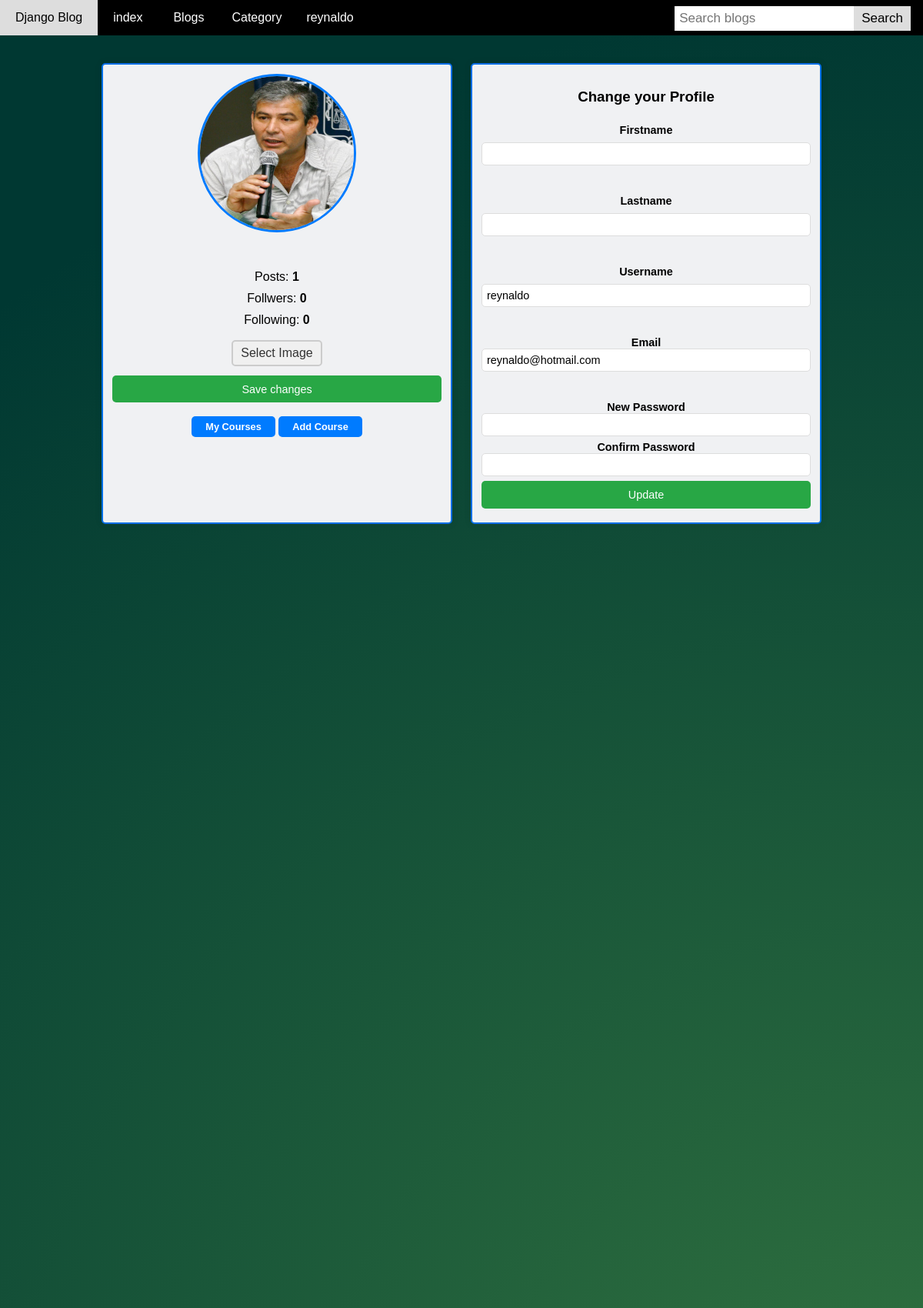
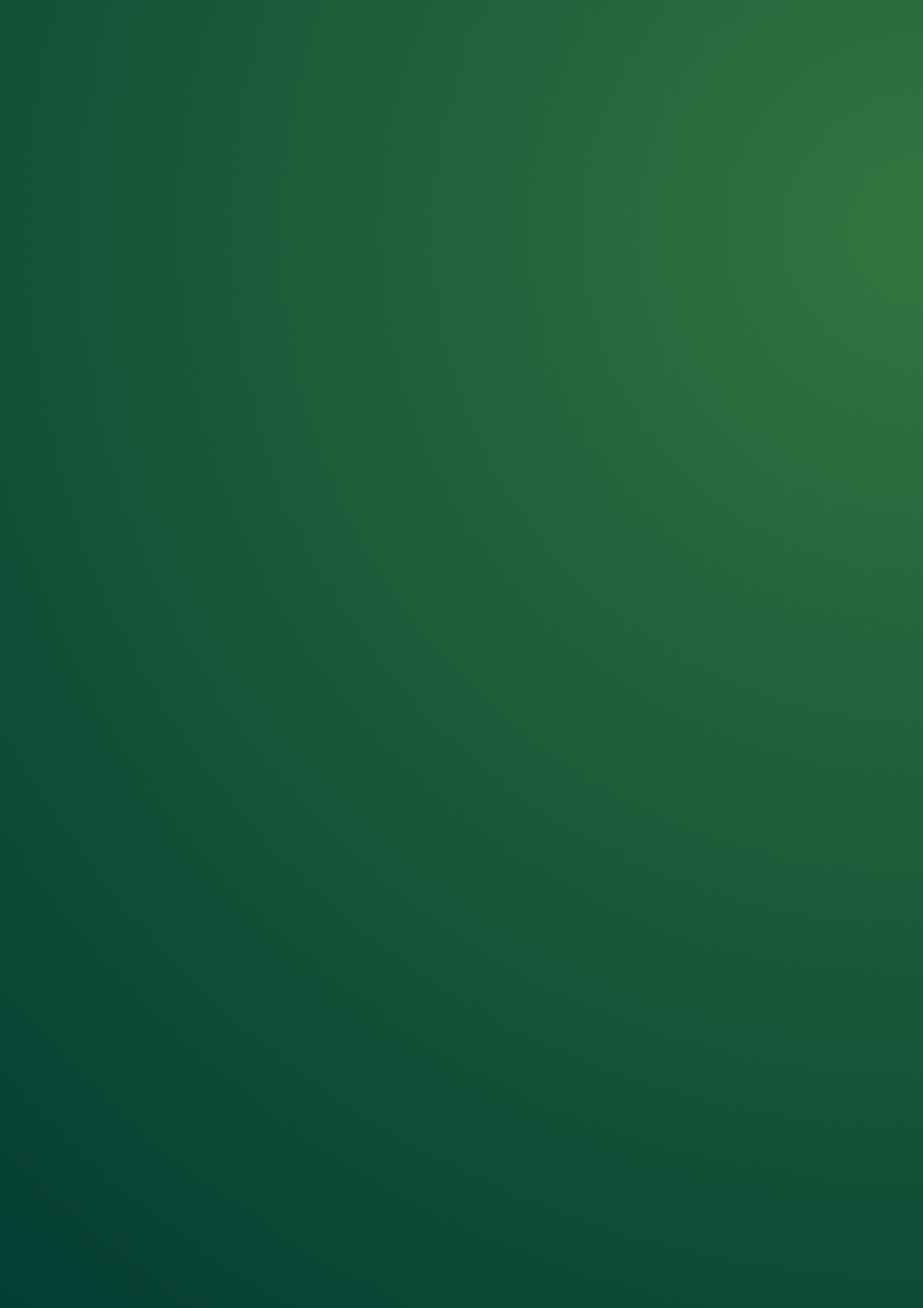
The page /profile/ (signed in, upper part) on the database its author committed (2 pictures, top to bottom).
### user_profile/models.py (models this page shows, shortened)
class User(AbstractUser):
    email = models.EmailField(
        max_length=150,
        unique=True,
        error_messages={
            "unique": "The email must be unique"
        }
    )
    profile_image = models.ImageField(
        null=True,
        blank=True,
        upload_to="profile_images"
    )
    followers = models.ManyToManyField("Follow")
    REQUIRED_FIELDS = ["email"]
    objects = CustomUserManager()
    def get_profile_picture(self):
        url = ""
        try:
            url = self.profile_image.url
        except:
            url = ""
        return url

### user_profile/views.py (the view, shortened to what this page needs)
# urls.py: path('profile/', profile, name='profile'),
@login_required(login_url='login')
def profile(request):
    account = get_object_or_404(User, pk=request.user.pk)
    form = UserProfileUpdateForm(instance=account)
    context = {
        "account": account,
        "form": form
    }
    return render(request, 'profile.html', context)

### user_profile/forms.py (shortened to what this page needs)
class UserProfileUpdateForm(forms.ModelForm):
    class Meta:
        model = User
        fields = ("first_name", "last_name", "username", "email", )

### blog/context_processors.py (called while the page is built)
def get_all_categories(request):
    categories = Category.objects.all()
    context = {
        "categories": categories
    }
    return context

### templates/profile.html (shortened to what this page needs)
{% extends 'base.html' %}
{% load static %}
{% block content %}
                <section class="container-profile">
                    <div class="profile">
                        <img src="{{request.user.get_profile_picture}}" alt="">
                        <ul >
                            <li >
                                Posts: <strong>{{account.user_blogs.count}}</strong>
                            </li>
                            <li >
                                Follwers: <strong>{{account.followers.all.count}}</strong>
                            </li>
                            <li >
                                Following: <strong>{{account.user_follows.all.count}}</strong>
                            </li>
                        </ul>
                        <form method="POST" action="{% url 'change_profile_picture' %}" enctype="multipart/form-data">
                            <div class="file-upload">
                                <label for="file-input" class="custom-file-upload">
                                   Select Image
                                </label>
                              </div>
                            <div class="form-group">
                                <button type="submit">Save changes</button>
                            </div>
                        </form>
                        <button class="responsive-button" onclick="window.location.href='{% url 'my_blogs' %}'">
                            My Courses
                        </button>
                        <button class="responsive-button"  onclick="window.location.href='{% url 'add_blog' %}'">
                            Add Course
                        </button>
                    </div>
                    <div class="profile">
                        <div class="form-group">
                            <h3>Change your Profile</h2>
                        </div>
                        <form  action="{% url 'profile' %}" method="POST">
                            <div class="form-group">
                                <label for="firstname">Firstname</label>
                                <input  name="first_name"  value="{{account.first_name}}" type="text">
                            </div>
                            <div class="form-group">
                                <label for="lastname">Lastname</label>
                                <input name="last_name"  value="{{account.last_name}}" type="text">
                            </div>
                            <div class="form-group">
                                <label for="username">Username</label>
                                <input name="username"  value="{{account.username}}" type="text">
                            </div>
                            <div class="form-group">
                                <label for="email">Email</label>
                                <input name="email"  value="{{account.email}}" type="email">
                            </div>
                            <div class="form-group">
                                <label for="new_password">New Password</label>
                                <input name="new_password"  value="" type="password">
                            </div>
                            <div class="form-group">
                                <label for="confirm_password">Confirm Password</label>
                                <input name="confirm_password"  value="" type="password">
                            </div>
                            <div class="form-group">
                                <button type="submit">Update</button>
                            </div>
                        </form>
{% endblock content %}

### templates/header.html (shortened to what this page needs)
 <header class="navbar">
    <a href="{% url 'index' %}">Django Blog</a>
    <a href="{% url 'index' %}">index
    <a href="{% url 'blogs' %}">Blogs</a>
    <div id="navbarResponsive">
      <div class="dropdown">
        <button class="dropbtn" href="#" id="navbarDropdown" role="button" data-toggle="dropdown" aria-haspopup="true" aria-expanded="false">
          Category
        </button>
      </div>
      {% if request.user.is_authenticated %}
        <div class="dropdown">
          <button class="dropbtn" id="navbarDropdown" role="button" data-toggle="dropdown" aria-haspopup="true" aria-expanded="false">
            {{request.user.username}}
          </button>
        </div>
        {% else %}
          <a href="{% url 'login' %}">Login</a>
        {% endif %}
      <form class="search-container" action="{% url 'search_blogs' %}" method="GET">
        <input name="search" type="text" placeholder="Search blogs" required>
        <button>Search</button>
      </form>
    </div>
  </header>

### templates/base.html (style rules this page uses)
body { height: 100%; margin: 0; font-family: Arial, sans-serif; min-height: 500vh; background: radial-gradient(circle closest-corner at right center, #337540 0%, #003832 100%); }

### templates/header.html (style rules this page uses)
.navbar { overflow: hidden; background-color: black; height: 10%; width: 100%; }
.navbar a { float: left; display: block; color: white; text-align: center; padding: 14px 20px; text-decoration: none; }
.dropdown { float: left; overflow: hidden; }
.dropdown .dropbtn { cursor: pointer; font-size: 16px; border: none; outline: none; color: white; padding: 14px 16px; background-color: inherit; font-family: inherit; margin: 0; }
.search-container { float: right; }
input[type=text] { padding: 6px; margin-top: 8px; font-size: 17px; border: none; }
.search-container button { float: right; padding: 6px 10px; margin-top: 8px; margin-right: 16px; background: #ddd; font-size: 17px; border: none; cursor: pointer; }

### templates/profile.html (style rules this page uses)
.container-profile { display: flex; flex-wrap: wrap; justify-content: center; padding: 2vw; max-width: 100%; width: 40%; height: auto; }
.container-profile, .profile, .modal { width: 80%; margin: auto; }
.profile { flex: 1 1 100px; margin: 1vw; box-shadow: 0 0 10px rgba(0,0,0,0.1); padding: 1vw; border-radius: 5px; border: 2px solid #006ee6; text-align: center; background: #f0f1f3; }
.profile img { width: 200px; height: 200px; border-radius: 50%; border: 3px solid #007bff; margin-bottom: 2vw; }
.profile ul { list-style: none; padding: 0px; margin-bottom: 1vw; }
.profile ul li { padding: 5px; }
.profile button { padding: 0.5vw 1.5vw; font-size: 0.8rem; background-color: #007bff; color: white; border: none; border-radius: 5px; cursor: pointer; }
.form-group { margin: 0.5vw 0; margin-top: 0vw; display: flex; flex-direction: column; }
.form-group label { font-size: 0.9rem; margin-bottom: 0vw; font-weight: bold; }
.form-group input { width: 100%; padding: 0.5vw; font-size: 0.9rem; border-radius: 5px; border: 1px solid #ddd; box-sizing: border-box; }
.form-group button { width: 100%; padding: 0.8vw; font-size: 0.9rem; border-radius: 5px; background-color: #28a745; color: white; border: none; cursor: pointer; box-sizing: border-box; }
.file-upload { position: relative; display: inline-block; margin-bottom: 1vw; }
.custom-file-upload { display: inline-block; border: 2px solid #ccc; padding: 6px 10px; cursor: pointer; border-radius: 5px; background-color: #f0f0f0; color: #333; font-family: Arial, sans-serif; }
.responsive-button { display: inline-block; padding: 8px 16px; border: none; border-radius: 5px; background-color: #007bff; color: #fff; font-size: 16px; font-weight: bold; cursor: pointer; transition: background-color 0.3s ease; margin-top: 1vw; }

### rows shown on the page
User: user.username "reynaldo", user.get_profile_picture (picture), user_blogs.count "1", followers.all.count "0", user_follows.all.count "0", username "reynaldo", email "reynaldo@hotmail.com"
